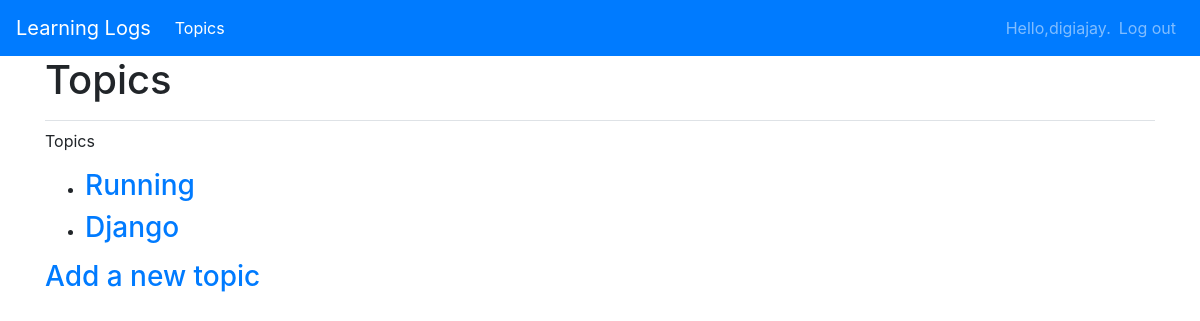
/topics (signed in), run on an earlier commit of the app's database.
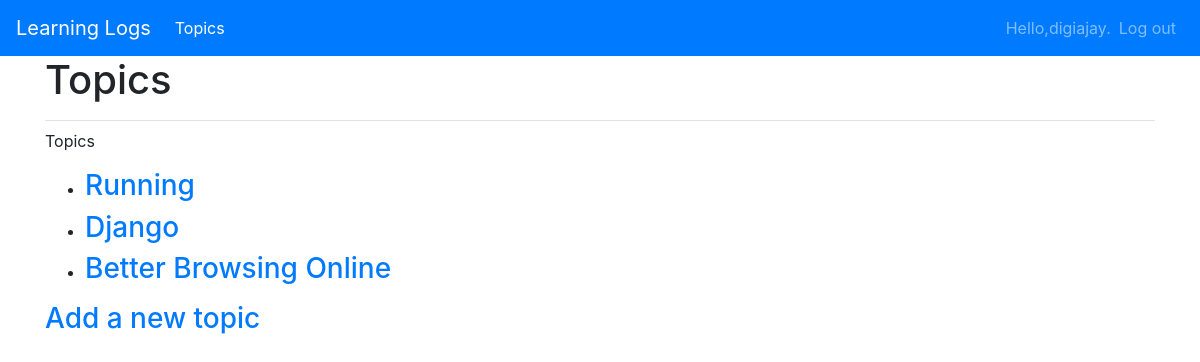
And on a later commit of the database.
### learning_logs/models.py (models this page shows)
class Topic(models.Model):
    topic = models.CharField(max_length=100)
    timestamp_added = models.DateTimeField(auto_now_add=True)
    owner = models.ForeignKey(User, on_delete=models.CASCADE)
    def __str__(self):
        return self.topic

### learning_logs/views.py (the view)
# urls.py: path('topics',views.topics,name='topics'),
@login_required
def topics(request):
    topics = Topic.objects.filter(owner=request.user).order_by('timestamp_added')
    context = {'topics': topics}
    return render(request, 'learning_logs/topics.html', context)

### learning_logs/templates/learning_logs/topics.html
{% extends 'learning_logs/base.html' %}
{% block page_header %}
  <h1> Topics </h1>
{% endblock page_header %}
{% block content %}
  <p> Topics </p>
  <ul>
    {% for topic in topics %}
    <li><h3>
        <a href="{% url 'learning_logs:topic' topic.id %}">{{topic}}</a>
    </h3></li>
    {% empty %}
    <li><h3> No topics found </h3></li>
    {% endfor %}
  </ul>
  <h3><a href = "{% url 'learning_logs:new_topic' %}">Add a new topic</a></h3>
{% endblock content %}

What changed in the data, as far as the page shows it:
added Topic: topic "Better Browsing Online"
